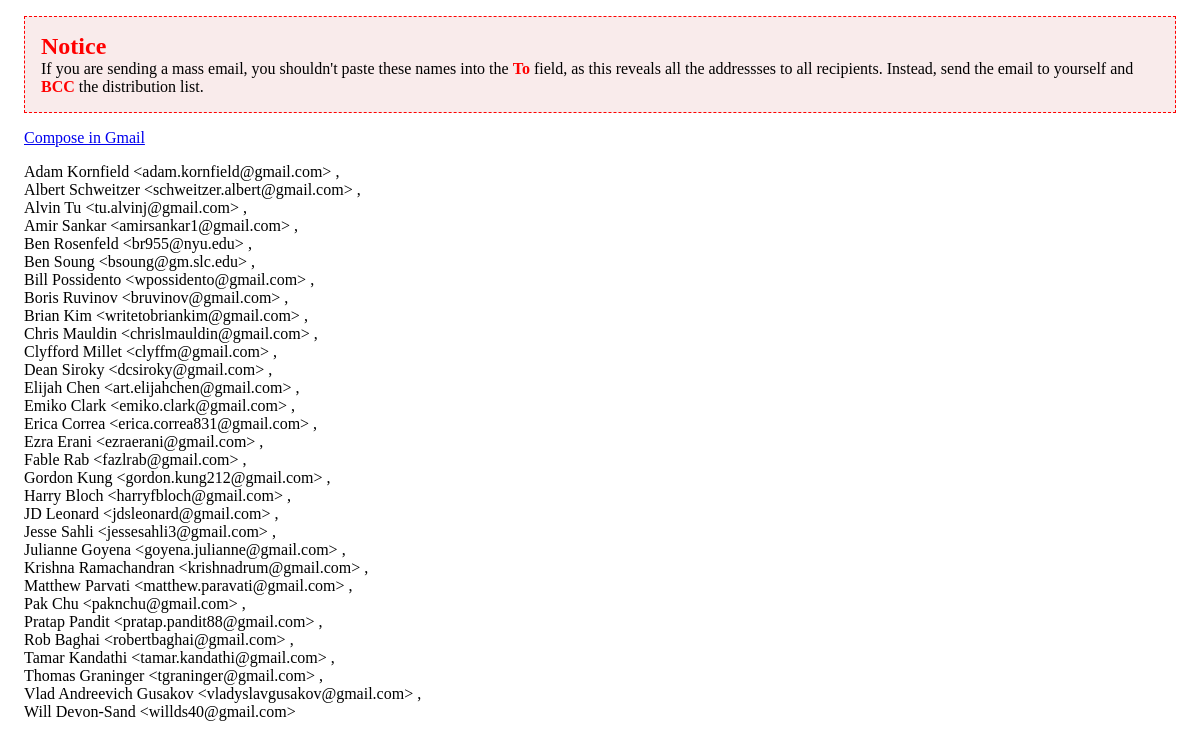
The page /student/list/email/ (signed in) on the database as committed earlier.
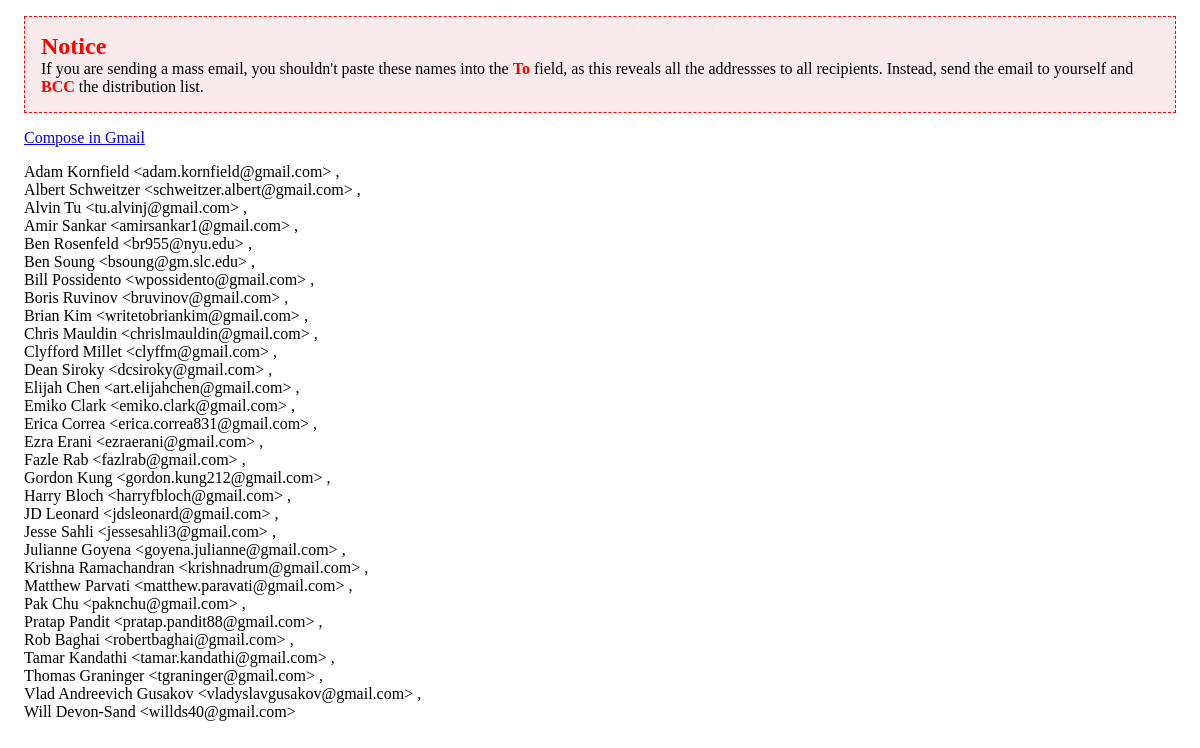
The same page on the database as committed later.
### people/models.py (models this page shows, shortened)
class Student(models.Model):
    COURSE_OPTIONS = (("ios-fulltime","iOS full-time intensive"),("android-fulltime", "android full-time intensive"),("swift","iOS part-time (Swift)"))
    LEVEL_OPTIONS = ((0, "Zero Beginner - no coding knowledge"),
    (1, "Beginner - has knowledge of computing concepts, "),
    (2, "Starter - some basic knowledge of programming"),
    (3, "Mover - knowledge of programming, academic or functional, frameworks"),
    (4, "Advanced - CS degree, or equivalent work experience"))
    first_name = models.CharField(max_length=31)
    last_name = models.CharField(max_length=31)
    email = models.EmailField()
    start_date = models.DateField(default=date.today)
    course = models.ForeignKey(Course)
    uses_own_laptop = models.BooleanField(default=True)
    active = models.BooleanField(default = True)

### people/views.py (the view)
# urls.py: url(r'^student/list/email/$', login_required(StudentEmailList.as_view())),
class StudentEmailList(View):
    template_name = 'student_email_list.html'
    def get(self, request):
        students = Student.objects.filter(active=True).order_by('first_name')
        current_user = request.user
        current_user_email = current_user.email
        return render(
            request,
            self.template_name,
            {'student_list': students, 'current_user_email':current_user_email})

### people/templates/student_email_list.html (shortened to what this page needs)
<!DOCTYPE html>
<html lang="en">
<head>
</head>
<body>
<div class="notice"><h2>Notice</h2><p>If you are sending a mass email, you shouldn't paste these names into the <strong>To</strong> field, as this reveals all the addressses to all recipients. Instead, send the email to yourself and <strong>BCC</strong> the distribution list.</p></div>
<div class="addresses">
{% block email %}
<p><a href="https://mail.google.com/mail/?view=cm&fs=1&to={{ current_user_email }}&bcc=
{% for student in student_list %}
        {{ student.first_name|urlencode }}+{{ student.last_name|urlencode }}&lt;{{ student.email }}&gt;
        {% if not forloop.last %},
        {% endif %}
{% endfor %}
{% endblock %}
">Compose in Gmail</a></p>
<p>
{% block content %}
{% for student in student_list %}
        {{ student.first_name }} {{ student.last_name }} &lt;{{ student.email }}&gt;
    {% if not forloop.last %},<br>
        {% endif %}
{% endfor %}
{% endblock %}
</p>
</div>
</body>
</html>

### people/templates/student_email_list.html (style rules this page uses)
.notice { background: rgba(193, 66, 66, 0.1); border: red dashed 1px; padding:1em; margin: 1em; }
.notice h2, .notice p { margin-bottom: 0; margin-top: 0; }
.notice h2, .notice strong { color: red; font-family: "Arial Black"; }
.addresses { margin: 1em; }

Rows that differ between the two databases and show on the page:
changed Student "Rab": first_name "Fable" → "Fazle"
